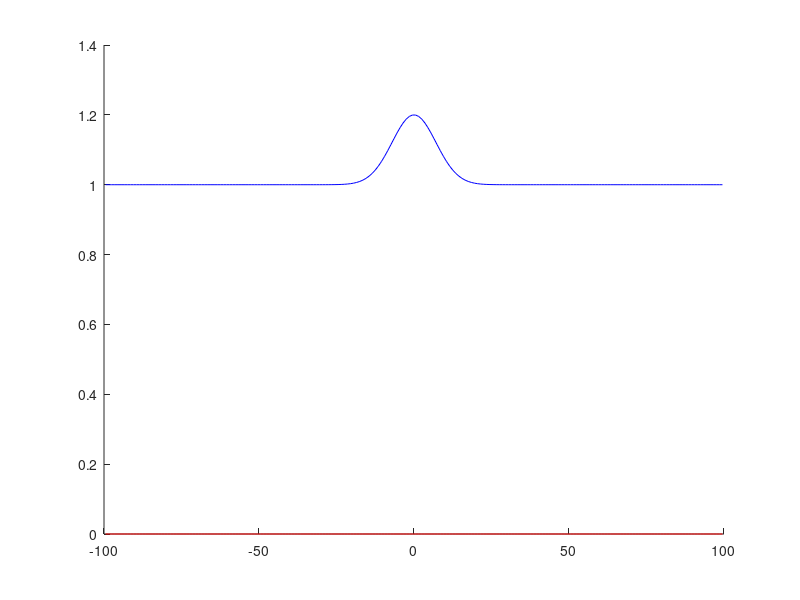
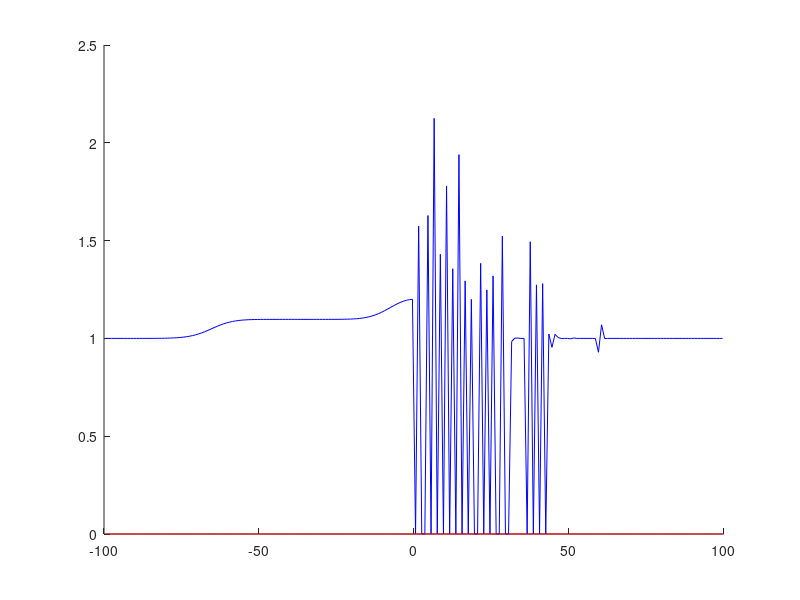

The MATLAB source for these figures, in order:
%Solves the shallow water equations with an augmented solver
%Note: this process will be modularized later once tests are complete
%Units:
%x: meters
%t: seconds
function main
clc;
g=9.81;

%setup domain
xmin=-100;
xmax=100;
t0=0;
tfinal=120;

nx=200; %number of cells
cfl=0.9; %Courant number

%very crude upper bound on largest wave speed
c=8;

%set up grids
dx=(xmax-xmin)/nx;
xcenters=linspace(xmin+dx/2,xmax-dx/2,nx)';
nt=ceil(c*(tfinal-t0)/(((xmax-xmin)/nx)*cfl));
dt=(tfinal-t0)/nt;
tgrid=linspace(t0,tfinal,nt+1);


%make topography vector
b=0*(0.02*xcenters).^2;
b=b+0*0.5*cos(0.5*xcenters).^2.*exp(-(0.1*xcenters).^2);

%make initial condition
h_0=max(0,1-b)+0.2*exp(-(0.1*xcenters).^2);
hu_0=0*0.1*h_0;


%plot initial conditions
figure(1);
hold on;
eta=h_0+b;
plot(xcenters,eta,'b');
plot(xcenters,b,'r');
hold off;

h_n=[0;0;h_0;0;0];
hu_n=[0;0;hu_0;0;0];
b=[b(end-1);b(end);b;b(1);b(2)];
%time steps
for n=1:150
    %update ghost cells (periodic)
    h_n(1)=h_n(end-3);
    h_n(2)=h_n(end-2);
    h_n(end-1)=h_n(3);
    h_n(end)=h_n(4);
    hu_n(1)=hu_n(end-3);
    hu_n(2)=hu_n(end-2);
    hu_n(end-1)=hu_n(3);
    hu_n(end)=hu_n(4);
    
    %compute velocity and momentum flux
    u_n=velocity(h_n,hu_n);
    phi_n=momentum_flux(h_n,hu_n);
    
    h_np=h_n;
    hu_np=hu_n;
    
    %for each cell interface
    for i=3:nx+2
        %at the i-1st interface:
        %skip iteration if left and right states are both dry
        if(h_n(i)<1e-16&&h_n(i-1)<1e-16)
            continue;
        end
        
        %make jump vector
        jump=[h_n(i)-h_n(i-1);hu_n(i)-hu_n(i-1);phi_n(i)-phi_n(i-1);b(i)-b(i-1)];
        
        %define wave basis
        
        %stationary wave
        Hbar=0.5*(h_n(i-1)+h_n(i));
        lambar=0.25*(u_n(i-1)+u_n(i)).^2-g*Hbar;
        lamtil=max(0,u_n(i-1)*u_n(i))-g*Hbar;
        Htil=Hbar*lamtil/lambar;
        w0=[g*Hbar/lambar;0;-g*Htil;1];
        
        %other waves
        lambdam=u_n(i-1)-sqrt(g*h_n(i-1));
        lambdap=u_n(i)+sqrt(g*h_n(i));
        %roe linearization values
        uhat=(u_n(i-1)*sqrt(h_n(i-1))+u_n(i)*sqrt(h_n(i)))/(sqrt(h_n(i-1))+sqrt(h_n(i)));
        hbar=0.5*(h_n(i-1)+h_n(i));
        chat=sqrt(g*hbar);
        lambdahatm=uhat-chat;
        lambdahatp=uhat+chat;
        %Einfeldt speeds
        sm=min(lambdam,lambdahatm);
        sp=max(lambdap,lambdahatp);
        %finally define the waves
        ss=zeros(3,1);
        w1=[1;sm;sm^2;0];
        ss(1)=sm;
        w3=[1;sp;sp^2;0];
        ss(3)=sp;
        
        %momentum flux wave
        w2=[0;0;1;0];
        ss(2)=0.5*(sm+sp);
        
        %solve linear system to decompose jump into waves
        R=[w0,w1,w2,w3];
        alpha=R\jump;  %find a better way to do this
        alpha=max(0,alpha)+min(0,alpha); %hack to get rid of NaN
        
        
        %fluctuations
        M=[zeros(2,1),eye(2),zeros(2,1)];
        W=[alpha(1)*w0,alpha(2)*w1,alpha(3)*w2,alpha(4)*w3];
        fwaves=M*W;
        ApQ=[0,0]';
        AmQ=[0,0]';
        for j=1:3
            if ss(j)>0
                ApQ=ApQ+fwaves(:,j);
            elseif ss(j)<0 
                AmQ=AmQ+fwaves(:,j);
            end
        end
        
        ApQ
        AmQ
        
        
        %let's try the first order method first
        
        %add waves to the left cell
        h_np(i-1)=h_np(i-1)-dt/dx*AmQ(1);
        hu_np(i-1)=hu_np(i-1)-dt/dx*AmQ(2);
        
        %add waves to the right cell
        h_np(i)=h_np(i)-dt/dx*ApQ(1);
        hu_np(i)=hu_np(i)-dt/dx*ApQ(2);
        
    end
    
    h_n=max(h_np,0);
    hu_n=hu_np;
    
    
    %close all;
    %continue;
    
    %animated plot
    figure(2);
    clf(2);
    hold on;
    eta=h_n+b;
    plot(xcenters,eta(3:end-2),'b');
    plot(xcenters,b(3:end-2),'r');
    hold off;
end

end


%obtain velocity from height and momentum
function u=velocity(h,hu)

m=numel(h);
u=zeros(m,1);

for i=1:m
    if(h(i)~=0&&abs(hu(i)/h(i))<1e10)
        u(i)=hu(i)/h(i);
    end
end

end

%function for calculating the momentum flux from the shallow water
%equations
function phi=momentum_flux(h,hu)
if h<=0
    phi=0*hu;
else
    g=9.81;
    phi=hu.^2./h+0.5*g*h.^2;
end
end